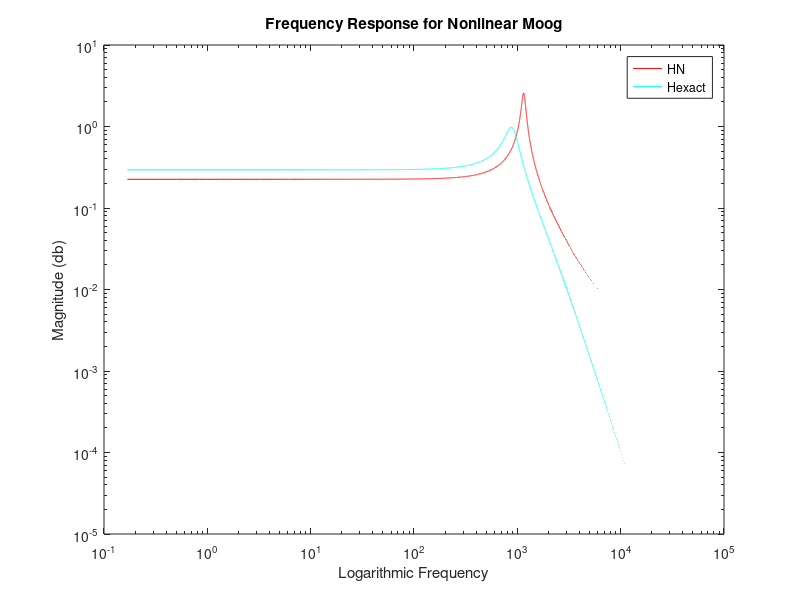

Recreate this plot in MATLAB.
clear all
close all 

%% Pre-amble and assigning variables

% This script creates a nonlinear Moog filter. I do it by not using
% matrices, and instead creating vectors for each x1,x2,x3 and x4 and
% applying the tanh function and the algorithm in the assignment. More
% detail will be given later in the script. Also, this script creates and
% plots the impulse response. I will do another script that applies the
% nonlinear moog to a sound. 

% Set the sample rate, the resonant frequency, the tuning parameter, and
% the simulation duration. 

Fs = 44100;
f0 = 1000;

if f0 < 10
    error('resonant requency is too low')
end 

% set angular frequency

w0 = 2*pi*f0;

% Set value of r and error check r
r = 0.6;

if r <= 0
    error('r must be between 0 and 1')
end 

if r >= 1
    error('r must be between 0 and 1')
end 

% Set Tf and Nf (time in seconds and samples respectively).
Tf = 3;
Nf = Tf*Fs;

% Error check time... time can't be negative after all.
if Tf <= 0
    error('duration must be positive')
end 

% Set the input u... all zeros apart from the first value which is equal to
% 1
u = zeros(Nf,1);
u(1) = 1;

% I think for the nonlinear we have that stability is not an issue. I may
% be wrong though. Anyway this is my value for k... shouldn't be changed by
% user. 

k = 1/(0.5*Fs);

% Set the starting values for all of the different x values. 

x1 = zeros(Nf,1); x2 = zeros(Nf,1); x3 = zeros(Nf,1); x4 = zeros(Nf,1); y = zeros(Nf,1);

x1(1) = 0; x2(1)  = 0; x3(1) =  0; x4(1) = 0;
y(1) = 0;


%% For loop for the nonlinear method

% Here we take each xn separately and store them all in vectors that are NF
% values long. This way we can take the n-1 values as in the FD method. It
% seems to work pretty well as the graph below resembles that of a moog. 

for n = 2:Nf
    x1(n) = x1(n-1) + w0*k*(-tanh(x1(n-1)) - tanh(4*r*x4(n-1)+u(n-1)));
    x2(n) = x2(n-1) + w0*k*(-tanh(x2(n-1)) + tanh(x1(n-1)));
    x3(n) = x3(n-1) + w0*k*(-tanh(x3(n-1)) + tanh(x2(n-1)));
    x4(n) = x3(n-1) + w0*k*(-tanh(x4(n-1)) + tanh(x3(n-1)));
    y(n) = x4(n);
end 

%% Hexact for plotting

A = w0*[-1,0,0,-4*r;1,-1,0,0;0,1,-1,0;0,0,1,-1];
I = [1,0,0,0;0,1,0,0;0,0,1,0;0,0,0,1];

% Set the vectors b and c
b = w0*[1,0,0,0]';
c = [0,0,0,1]';

F = 0:1/(2*Tf):Fs/2-1/Fs;
W = 2*pi*F;
s = 1i*W;
He = zeros(Fs/2,1);

for n = 1:Tf*Fs
    He(n) = c'*((s(n)*I - A) \ b);
end 

L2 = length(y);
N2=ceil(log2(L2));
f2=(Fs/2^N2)*(0:2^(N2-2)-1);
HN = abs(fft(y));


%% Plot each of the frequency responses logarithmically

% Plot the impulse response of the nonlinear method. I also plot it against
% Hexact. I don't really know if they are meant to be the same of if the
% nonlinear H purposefully looks a bit different. Still interesting to see
% them on the same graph though. 

HN = loglog(f2, (abs(HN(1:2^(N2-2)))),'r');
hold on
Hexact = loglog(f2, (abs(He(1:2^(N2-2)))), 'c');

xlabel('Logarithmic Frequency'); ylabel('Magnitude (db)'); title('Frequency Response for Nonlinear Moog');
    
H1 = 'HN'; H3 = 'Hexact';
legend([HN;Hexact],H1,H3);
    
    
    



